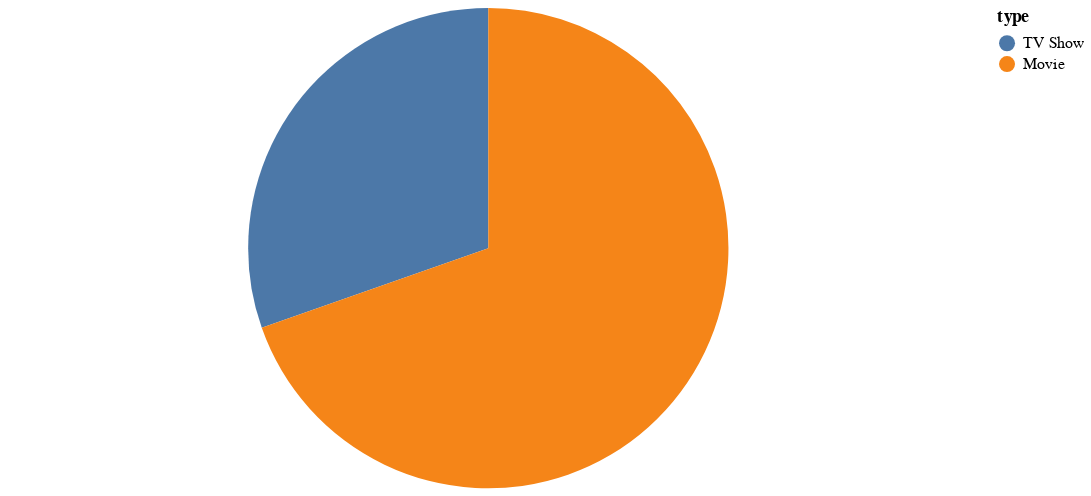

The cell this chart's notebook holds for it:
### Markdown cell above
## Types

Let's investigate the types and their total numbers in the dataset:

### Code cell
%%sql

SELECT
    type,
    count(type) AS count
FROM 'netflix.csv.gz'
GROUP BY type

### Figure 1 — Vega-Lite specification as saved in the notebook (floating-point values rounded to 4 significant figures)
{"config": {"view": {"continuousWidth": 300, "continuousHeight": 300}}, "data": {"name": "data-9f0b5bc79c0e1d547b2efe2f28765e92"}, "mark": {"type": "arc"}, "encoding": {"color": {"field": "type", "sort": null, "type": "nominal"}, "theta": {"field": "count", "sort": "color", "type": "quantitative"}, "tooltip": [{"field": "type", "type": "nominal"}, {"field": "count", "type": "quantitative"}]}, "height": 300, "width": 600, "$schema": "https://vega.github.io/schema/vega-lite/v5.8.0.json", "datasets": {"data-9f0b5bc79c0e1d547b2efe2f28765e92": [{"type": "TV Show", "count": 2676}, {"type": "Movie", "count": 6131}]}}
